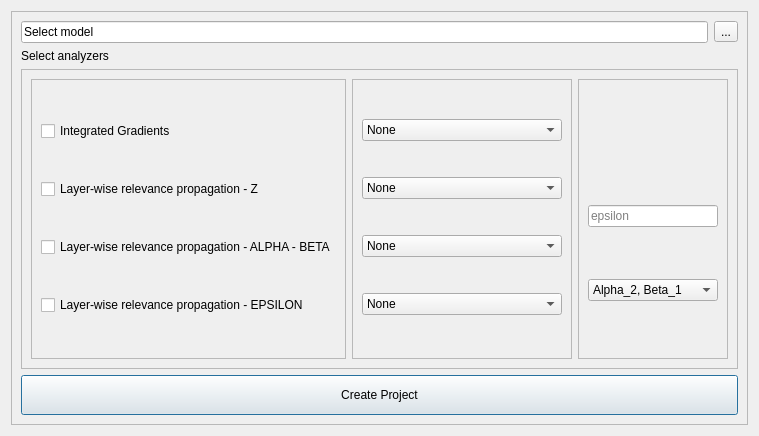
<?xml version="1.0" encoding="UTF-8"?>
<ui version="4.0">
 <class>Dialog</class>
 <widget class="QDialog" name="Dialog">
  <property name="geometry">
   <rect>
    <x>0</x>
    <y>0</y>
    <width>759</width>
    <height>435</height>
   </rect>
  </property>
  <property name="windowTitle">
   <string>Dialog</string>
  </property>
  <layout class="QGridLayout" name="gridLayout_2">
   <item row="0" column="0">
    <widget class="QFrame" name="baseFrame">
     <property name="frameShape">
      <enum>QFrame::StyledPanel</enum>
     </property>
     <property name="frameShadow">
      <enum>QFrame::Raised</enum>
     </property>
     <layout class="QGridLayout" name="gridLayout">
      <item row="1" column="0">
       <widget class="QLabel" name="SelectAnalyzersLabel">
        <property name="maximumSize">
         <size>
          <width>16777215</width>
          <height>30</height>
         </size>
        </property>
        <property name="text">
         <string>Select analyzers</string>
        </property>
        <property name="textFormat">
         <enum>Qt::PlainText</enum>
        </property>
       </widget>
      </item>
      <item row="0" column="0">
       <layout class="QHBoxLayout" name="modelSelectorLayout">
        <item>
         <widget class="QLineEdit" name="selectModelLine">
          <property name="text">
           <string>Select model</string>
          </property>
         </widget>
        </item>
        <item>
         <widget class="QToolButton" name="selectModelButton">
          <property name="text">
           <string>...</string>
          </property>
         </widget>
        </item>
       </layout>
      </item>
      <item row="2" column="0">
       <widget class="QFrame" name="analyzersFrame">
        <property name="minimumSize">
         <size>
          <width>0</width>
          <height>300</height>
         </size>
        </property>
        <property name="frameShape">
         <enum>QFrame::StyledPanel</enum>
        </property>
        <property name="frameShadow">
         <enum>QFrame::Raised</enum>
        </property>
        <layout class="QHBoxLayout" name="horizontalLayout_2">
         <item>
          <widget class="QFrame" name="analyzerCheckboxFrame">
           <property name="frameShape">
            <enum>QFrame::StyledPanel</enum>
           </property>
           <property name="frameShadow">
            <enum>QFrame::Raised</enum>
           </property>
           <layout class="QVBoxLayout" name="verticalLayout">
            <item>
             <widget class="QCheckBox" name="checkBox_IG">
              <property name="text">
               <string>Integrated Gradients</string>
              </property>
             </widget>
            </item>
            <item>
             <widget class="QCheckBox" name="checkBox_LRP_Z">
              <property name="text">
               <string>Layer-wise relevance propagation - Z</string>
              </property>
             </widget>
            </item>
            <item>
             <widget class="QCheckBox" name="checkBox_LRP_AB">
              <property name="text">
               <string>Layer-wise relevance propagation - ALPHA - BETA</string>
              </property>
             </widget>
            </item>
            <item>
             <widget class="QCheckBox" name="checkBox_LRP_Epsilon">
              <property name="text">
               <string>Layer-wise relevance propagation - EPSILON</string>
              </property>
             </widget>
            </item>
           </layout>
          </widget>
         </item>
         <item>
          <widget class="QFrame" name="neuronSelectionFrame">
           <property name="frameShape">
            <enum>QFrame::StyledPanel</enum>
           </property>
           <property name="frameShadow">
            <enum>QFrame::Raised</enum>
           </property>
           <layout class="QVBoxLayout" name="verticalLayout_2">
            <item>
             <widget class="QComboBox" name="comboBox_IG">
              <item>
               <property name="text">
                <string>None</string>
               </property>
              </item>
              <item>
               <property name="text">
                <string>Max activation</string>
               </property>
              </item>
              <item>
               <property name="text">
                <string>Index</string>
               </property>
              </item>
             </widget>
            </item>
            <item>
             <widget class="QComboBox" name="comboBox_LRP_Z">
              <item>
               <property name="text">
                <string>None</string>
               </property>
              </item>
              <item>
               <property name="text">
                <string>Max activation</string>
               </property>
              </item>
              <item>
               <property name="text">
                <string>Index</string>
               </property>
              </item>
             </widget>
            </item>
            <item>
             <widget class="QComboBox" name="comboBox_LRP_AB">
              <item>
               <property name="text">
                <string>None</string>
               </property>
              </item>
              <item>
               <property name="text">
                <string>Max activation</string>
               </property>
              </item>
              <item>
               <property name="text">
                <string>Index</string>
               </property>
              </item>
             </widget>
            </item>
            <item>
             <widget class="QComboBox" name="comboBox_LRP_Epsilon">
              <item>
               <property name="text">
                <string>None</string>
               </property>
              </item>
              <item>
               <property name="text">
                <string>Max activation</string>
               </property>
              </item>
              <item>
               <property name="text">
                <string>Index</string>
               </property>
              </item>
             </widget>
            </item>
           </layout>
          </widget>
         </item>
         <item>
          <widget class="QFrame" name="paramsFrame">
           <property name="maximumSize">
            <size>
             <width>150</width>
             <height>16777215</height>
            </size>
           </property>
           <property name="frameShape">
            <enum>QFrame::StyledPanel</enum>
           </property>
           <property name="frameShadow">
            <enum>QFrame::Raised</enum>
           </property>
           <layout class="QVBoxLayout" name="verticalLayout_3">
            <item>
             <spacer name="IG_Z_spacer">
              <property name="orientation">
               <enum>Qt::Vertical</enum>
              </property>
              <property name="sizeType">
               <enum>QSizePolicy::Maximum</enum>
              </property>
              <property name="sizeHint" stdset="0">
               <size>
                <width>20</width>
                <height>70</height>
               </size>
              </property>
             </spacer>
            </item>
            <item>
             <widget class="QLineEdit" name="EpsilonInput">
              <property name="placeholderText">
               <string>epsilon</string>
              </property>
             </widget>
            </item>
            <item>
             <widget class="QComboBox" name="AlphaBetaComboBox">
              <item>
               <property name="text">
                <string>Alpha_2, Beta_1</string>
               </property>
              </item>
              <item>
               <property name="text">
                <string>Alpha_1, Beta_0</string>
               </property>
              </item>
             </widget>
            </item>
           </layout>
          </widget>
         </item>
        </layout>
       </widget>
      </item>
      <item row="3" column="0">
       <widget class="QPushButton" name="createButton">
        <property name="minimumSize">
         <size>
          <width>0</width>
          <height>40</height>
         </size>
        </property>
        <property name="text">
         <string>Create Project</string>
        </property>
       </widget>
      </item>
     </layout>
    </widget>
   </item>
  </layout>
 </widget>
 <resources/>
 <connections/>
</ui>
